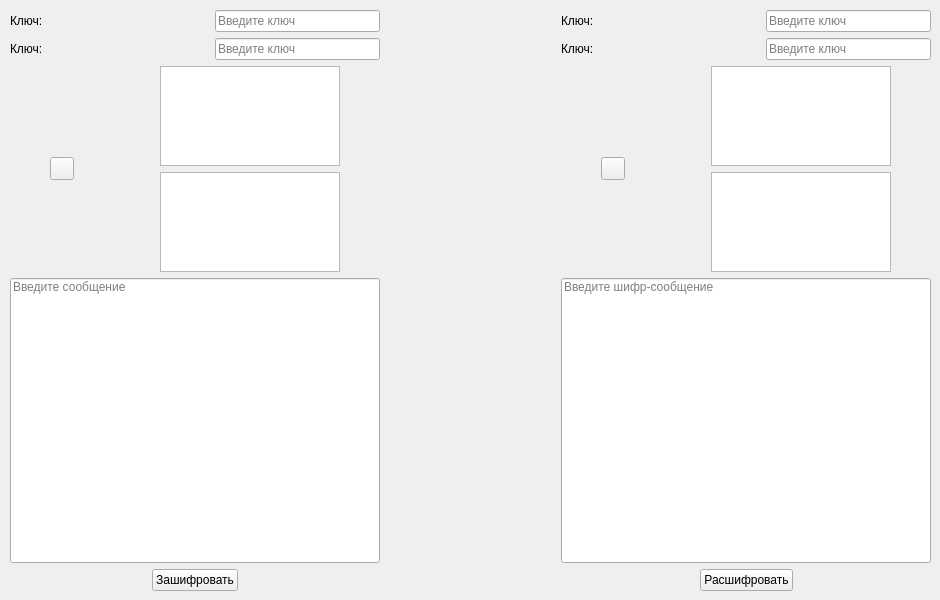
    <widget class="QWidget" name="rec_hill">
     <attribute name="title">
      <string>Рекуррентный шифр Хилла</string>
     </attribute>
     <widget class="QWidget" name="layoutWidget_4">
      <property name="geometry">
       <rect>
        <x>10</x>
        <y>10</y>
        <width>921</width>
        <height>581</height>
       </rect>
      </property>
      <layout class="QHBoxLayout" name="horizontalLayout_17">
       <item>
        <layout class="QVBoxLayout" name="verticalLayout_9">
         <item>
          <layout class="QVBoxLayout" name="verticalLayout_10">
           <item>
            <layout class="QHBoxLayout" name="horizontalLayout_22">
             <item>
              <widget class="QLabel" name="label_10">
               <property name="text">
                <string>Ключ:</string>
               </property>
              </widget>
             </item>
             <item>
              <spacer name="horizontalSpacer_43">
               <property name="orientation">
                <enum>Qt::Horizontal</enum>
               </property>
               <property name="sizeHint" stdset="0">
                <size>
                 <width>28</width>
                 <height>17</height>
                </size>
               </property>
              </spacer>
             </item>
             <item>
              <widget class="QLineEdit" name="rec_hill_key_zas">
               <property name="maxLength">
                <number>9</number>
               </property>
               <property name="placeholderText">
                <string>Введите ключ</string>
               </property>
              </widget>
             </item>
            </layout>
           </item>
           <item>
            <layout class="QHBoxLayout" name="horizontalLayout_23">
             <item>
              <widget class="QLabel" name="label_11">
               <property name="text">
                <string>Ключ:</string>
               </property>
              </widget>
             </item>
             <item>
              <spacer name="horizontalSpacer_45">
               <property name="orientation">
                <enum>Qt::Horizontal</enum>
               </property>
               <property name="sizeHint" stdset="0">
                <size>
                 <width>28</width>
                 <height>17</height>
                </size>
               </property>
              </spacer>
             </item>
             <item>
              <widget class="QLineEdit" name="rec_hill_key_zas_2">
               <property name="maxLength">
                <number>9</number>
               </property>
               <property name="placeholderText">
                <string>Введите ключ</string>
               </property>
              </widget>
             </item>
            </layout>
           </item>
          </layout>
         </item>
         <item>
          <layout class="QHBoxLayout" name="horizontalLayout_24">
           <item>
            <layout class="QVBoxLayout" name="verticalLayout_11">
             <item>
              <layout class="QHBoxLayout" name="horizontalLayout_25">
               <item>
                <spacer name="horizontalSpacer_48">
                 <property name="orientation">
                  <enum>Qt::Horizontal</enum>
                 </property>
                 <property name="sizeHint" stdset="0">
                  <size>
                   <width>40</width>
                   <height>20</height>
                  </size>
                 </property>
                </spacer>
               </item>
               <item>
                <widget class="QToolButton" name="rec_hill_cl_in">
                 <property name="text">
                  <string/>
                 </property>
                 <property name="icon">
                  <iconset resource="resource.qrc">
                   <normaloff>:/pic/update-arrow.ico</normaloff>:/pic/update-arrow.ico</iconset>
                 </property>
                </widget>
               </item>
               <item>
                <spacer name="horizontalSpacer_49">
                 <property name="orientation">
                  <enum>Qt::Horizontal</enum>
                 </property>
                 <property name="sizeHint" stdset="0">
                  <size>
                   <width>40</width>
                   <height>20</height>
                  </size>
                 </property>
                </spacer>
               </item>
              </layout>
             </item>
            </layout>
           </item>
           <item>
            <spacer name="horizontalSpacer_50">
             <property name="orientation">
              <enum>Qt::Horizontal</enum>
             </property>
             <property name="sizeHint" stdset="0">
              <size>
               <width>40</width>
               <height>20</height>
              </size>
             </property>
            </spacer>
           </item>
           <item>
            <layout class="QVBoxLayout" name="verticalLayout_12">
             <item>
              <widget class="QTableView" name="rec_hill_table_in">
               <property name="minimumSize">
                <size>
                 <width>180</width>
                 <height>100</height>
                </size>
               </property>
               <property name="maximumSize">
                <size>
                 <width>180</width>
                 <height>100</height>
                </size>
               </property>
               <property name="font">
                <font>
                 <family>Times New Roman</family>
                 <pointsize>14</pointsize>
                </font>
               </property>
               <property name="verticalScrollBarPolicy">
                <enum>Qt::ScrollBarAlwaysOff</enum>
               </property>
               <property name="horizontalScrollBarPolicy">
                <enum>Qt::ScrollBarAlwaysOff</enum>
               </property>
               <property name="editTriggers">
                <set>QAbstractItemView::NoEditTriggers</set>
               </property>
               <property name="textElideMode">
                <enum>Qt::ElideMiddle</enum>
               </property>
               <attribute name="horizontalHeaderVisible">
                <bool>false</bool>
               </attribute>
               <attribute name="verticalHeaderVisible">
                <bool>false</bool>
               </attribute>
              </widget>
             </item>
             <item>
              <widget class="QTableView" name="rec_hill_table_in_2">
               <property name="minimumSize">
                <size>
                 <width>180</width>
                 <height>100</height>
                </size>
               </property>
               <property name="maximumSize">
                <size>
                 <width>180</width>
                 <height>100</height>
                </size>
               </property>
               <property name="font">
                <font>
                 <family>Times New Roman</family>
                 <pointsize>14</pointsize>
                </font>
               </property>
               <property name="verticalScrollBarPolicy">
                <enum>Qt::ScrollBarAlwaysOff</enum>
               </property>
               <property name="horizontalScrollBarPolicy">
                <enum>Qt::ScrollBarAlwaysOff</enum>
               </property>
               <property name="editTriggers">
                <set>QAbstractItemView::NoEditTriggers</set>
               </property>
               <property name="textElideMode">
                <enum>Qt::ElideMiddle</enum>
               </property>
               <attribute name="horizontalHeaderVisible">
                <bool>false</bool>
               </attribute>
               <attribute name="verticalHeaderVisible">
                <bool>false</bool>
               </attribute>
              </widget>
             </item>
            </layout>
           </item>
           <item>
            <spacer name="horizontalSpacer_51">
             <property name="orientation">
              <enum>Qt::Horizontal</enum>
             </property>
             <property name="sizeHint" stdset="0">
              <size>
               <width>40</width>
               <height>20</height>
              </size>
             </property>
            </spacer>
           </item>
          </layout>
         </item>
         <item>
          <widget class="QLineEdit" name="rec_hill_in">
           <property name="minimumSize">
            <size>
             <width>350</width>
             <height>250</height>
            </size>
           </property>
           <property name="maximumSize">
            <size>
             <width>600</width>
             <height>500</height>
            </size>
           </property>
           <property name="text">
            <string/>
           </property>
           <property name="alignment">
            <set>Qt::AlignLeading|Qt::AlignLeft|Qt::AlignTop</set>
           </property>
           <property name="placeholderText">
            <string>Введите сообщение</string>
           </property>
          </widget>
         </item>
         <item>
          <layout class="QHBoxLayout" name="horizontalLayout_26">
           <item>
            <spacer name="horizontalSpacer_52">
             <property name="orientation">
              <enum>Qt::Horizontal</enum>
             </property>
             <property name="sizeHint" stdset="0">
              <size>
               <width>40</width>
               <height>20</height>
              </size>
             </property>
            </spacer>
           </item>
           <item>
            <widget class="QPushButton" name="rec_hill_zashif">
             <property name="text">
              <string>Зашифровать</string>
             </property>
            </widget>
           </item>
           <item>
            <spacer name="horizontalSpacer_53">
             <property name="orientation">
              <enum>Qt::Horizontal</enum>
             </property>
             <property name="sizeHint" stdset="0">
              <size>
               <width>40</width>
               <height>20</height>
              </size>
             </property>
            </spacer>
           </item>
          </layout>
         </item>
        </layout>
       </item>
       <item>
        <spacer name="horizontalSpacer_54">
         <property name="orientation">
          <enum>Qt::Horizontal</enum>
         </property>
         <property name="sizeHint" stdset="0">
          <size>
           <width>40</width>
           <height>20</height>
          </size>
         </property>
        </spacer>
       </item>
       <item>
        <layout class="QVBoxLayout" name="verticalLayout_13">
         <item>
          <layout class="QVBoxLayout" name="verticalLayout_14">
           <item>
            <layout class="QHBoxLayout" name="horizontalLayout_27">
             <item>
              <widget class="QLabel" name="label_12">
               <property name="text">
                <string>Ключ:</string>
               </property>
              </widget>
             </item>
             <item>
              <spacer name="horizontalSpacer_55">
               <property name="orientation">
                <enum>Qt::Horizontal</enum>
               </property>
               <property name="sizeHint" stdset="0">
                <size>
                 <width>40</width>
                 <height>20</height>
                </size>
               </property>
              </spacer>
             </item>
             <item>
              <widget class="QLineEdit" name="rec_hill_key_ras">
               <property name="maxLength">
                <number>9</number>
               </property>
               <property name="placeholderText">
                <string>Введите ключ</string>
               </property>
              </widget>
             </item>
            </layout>
           </item>
           <item>
            <layout class="QHBoxLayout" name="horizontalLayout_28">
             <item>
              <widget class="QLabel" name="label_13">
               <property name="text">
                <string>Ключ:</string>
               </property>
              </widget>
             </item>
             <item>
              <spacer name="horizontalSpacer_56">
               <property name="orientation">
                <enum>Qt::Horizontal</enum>
               </property>
               <property name="sizeHint" stdset="0">
                <size>
                 <width>40</width>
                 <height>20</height>
                </size>
               </property>
              </spacer>
             </item>
             <item>
              <widget class="QLineEdit" name="rec_hill_key_ras_2">
               <property name="maxLength">
                <number>9</number>
               </property>
               <property name="placeholderText">
                <string>Введите ключ</string>
               </property>
              </widget>
             </item>
            </layout>
           </item>
          </layout>
         </item>
         <item>
          <layout class="QHBoxLayout" name="horizontalLayout_29">
           <item>
            <layout class="QVBoxLayout" name="verticalLayout_15">
             <item>
              <layout class="QHBoxLayout" name="horizontalLayout_30">
               <item>
                <spacer name="horizontalSpacer_57">
                 <property name="orientation">
                  <enum>Qt::Horizontal</enum>
                 </property>
                 <property name="sizeHint" stdset="0">
                  <size>
                   <width>40</width>
                   <height>20</height>
                  </size>
                 </property>
                </spacer>
               </item>
               <item>
                <widget class="QToolButton" name="rec_hill_cl_ou">
                 <property name="text">
                  <string/>
                 </property>
                 <property name="icon">
                  <iconset resource="resource.qrc">
                   <normaloff>:/pic/update-arrow.ico</normaloff>:/pic/update-arrow.ico</iconset>
                 </property>
                </widget>
               </item>
               <item>
                <spacer name="horizontalSpacer_58">
                 <property name="orientation">
                  <enum>Qt::Horizontal</enum>
                 </property>
                 <property name="sizeHint" stdset="0">
                  <size>
                   <width>40</width>
                   <height>20</height>
                  </size>
                 </property>
                </spacer>
               </item>
              </layout>
             </item>
            </layout>
           </item>
           <item>
            <spacer name="horizontalSpacer_59">
             <property name="orientation">
              <enum>Qt::Horizontal</enum>
             </property>
             <property name="sizeHint" stdset="0">
              <size>
               <width>40</width>
               <height>20</height>
              </size>
             </property>
            </spacer>
           </item>
           <item>
            <layout class="QVBoxLayout" name="verticalLayout_16">
             <item>
              <widget class="QTableView" name="rec_hill_table_ou">
               <property name="minimumSize">
                <size>
                 <width>180</width>
                 <height>100</height>
                </size>
               </property>
               <property name="maximumSize">
                <size>
                 <width>180</width>
                 <height>100</height>
                </size>
               </property>
               <property name="font">
                <font>
                 <family>Times New Roman</family>
                 <pointsize>14</pointsize>
                </font>
               </property>
               <property name="editTriggers">
                <set>QAbstractItemView::NoEditTriggers</set>
               </property>
               <property name="textElideMode">
                <enum>Qt::ElideMiddle</enum>
               </property>
               <attribute name="horizontalHeaderVisible">
                <bool>false</bool>
               </attribute>
               <attribute name="verticalHeaderVisible">
                <bool>false</bool>
               </attribute>
              </widget>
             </item>
             <item>
              <widget class="QTableView" name="rec_hill_table_ou_2">
               <property name="minimumSize">
                <size>
                 <width>180</width>
                 <height>100</height>
                </size>
               </property>
               <property name="maximumSize">
                <size>
                 <width>180</width>
                 <height>100</height>
                </size>
               </property>
               <property name="font">
                <font>
                 <family>Times New Roman</family>
                 <pointsize>14</pointsize>
                </font>
               </property>
               <property name="editTriggers">
                <set>QAbstractItemView::NoEditTriggers</set>
               </property>
               <property name="textElideMode">
                <enum>Qt::ElideMiddle</enum>
               </property>
               <attribute name="horizontalHeaderVisible">
                <bool>false</bool>
               </attribute>
               <attribute name="verticalHeaderVisible">
                <bool>false</bool>
               </attribute>
              </widget>
             </item>
            </layout>
           </item>
           <item>
            <spacer name="horizontalSpacer_60">
             <property name="orientation">
              <enum>Qt::Horizontal</enum>
             </property>
             <property name="sizeHint" stdset="0">
              <size>
               <width>40</width>
               <height>20</height>
              </size>
             </property>
            </spacer>
           </item>
          </layout>
         </item>
         <item>
          <widget class="QLineEdit" name="rec_hill_ou">
           <property name="minimumSize">
            <size>
             <width>350</width>
             <height>250</height>
            </size>
           </property>
           <property name="maximumSize">
            <size>
             <width>600</width>
             <height>500</height>
            </size>
           </property>
           <property name="alignment">
            <set>Qt::AlignLeading|Qt::AlignLeft|Qt::AlignTop</set>
           </property>
           <property name="placeholderText">
            <string>Введите шифр-сообщение</string>
           </property>
          </widget>
         </item>
         <item>
          <layout class="QHBoxLayout" name="horizontalLayout_31">
           <item>
            <spacer name="horizontalSpacer_61">
             <property name="orientation">
              <enum>Qt::Horizontal</enum>
             </property>
             <property name="sizeHint" stdset="0">
              <size>
               <width>40</width>
               <height>20</height>
              </size>
             </property>
            </spacer>
           </item>
           <item>
            <widget class="QPushButton" name="rec_hill_rashif">
             <property name="text">
              <string>Расшифровать</string>
             </property>
            </widget>
           </item>
           <item>
            <spacer name="horizontalSpacer_62">
             <property name="orientation">
              <enum>Qt::Horizontal</enum>
             </property>
             <property name="sizeHint" stdset="0">
              <size>
               <width>40</width>
               <height>20</height>
              </size>
             </property>
            </spacer>
           </item>
          </layout>
         </item>
        </layout>
       </item>
      </layout>
     </widget>
    </widget>
